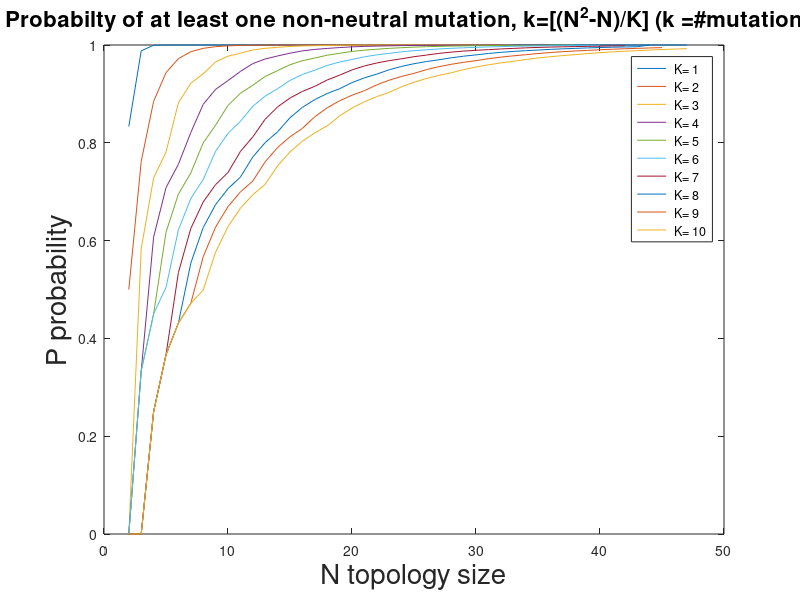
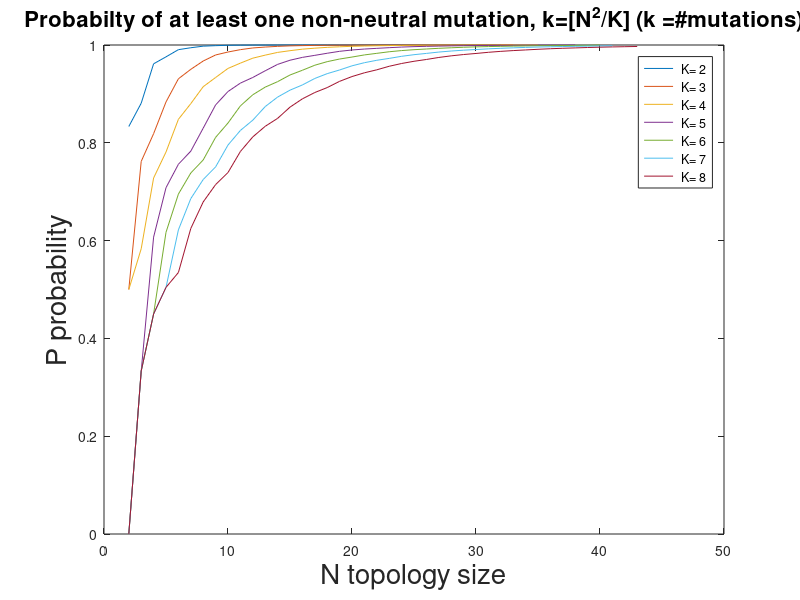

Recreate these plots in MATLAB, in order.
Nmin=2;
Nmax=47;
Kmax=10;
P=zeros(Kmax,Nmax-Nmin+1);
LegendK=cell(Kmax,1);
for K=1:Kmax
    LegendK{K}=[' K= ' num2str(K)] ;
    for N=Nmin:Nmax;
        k=floor((N^2-N)/K);
        P(K,N-Nmin+1)=1- nchoosek(N,0)*nchoosek(N^2-N,k)/nchoosek(N^2,k);
    %     k=N/K;
    %     P(K,N-Nmin+1)=1- nchoosek(N,0)*nchoosek(N^2-N,k)/nchoosek(N^2,k);
    end
end



figure(1)
plot(Nmin:Nmax,P')
legend(LegendK);
xlabel('N topology size','FontSize',20)
ylabel('P probability','FontSize',20)
title('Probabilty of at least one non-neutral mutation, k=[(N^2-N)/K] (k =#mutations)','FontSize',16)

Nmin=2;
Nmax=47;
Kmax=8;
P=zeros(Kmax,Nmax-Nmin+1);
LegendK=cell(Kmax-1,1);
for K=2:Kmax
    LegendK{K-1}=[' K= ' num2str(K)] ;
    for N=Nmin:Nmax;
        k=floor((N^2)/K);
        P(K,N-Nmin+1)=1- nchoosek(N,0)*nchoosek(N^2-N,k)/nchoosek(N^2,k);
    %     k=N/K;
    %     P(K,N-Nmin+1)=1- nchoosek(N,0)*nchoosek(N^2-N,k)/nchoosek(N^2,k);
    end
end



figure(2)
plot(Nmin:Nmax,P(2:Kmax,:)')
legend(LegendK);
xlabel('N topology size','FontSize',20)
ylabel('P probability','FontSize',20)
title('Probabilty of at least one non-neutral mutation, k=[N^2/K] (k =#mutations)','FontSize',16)